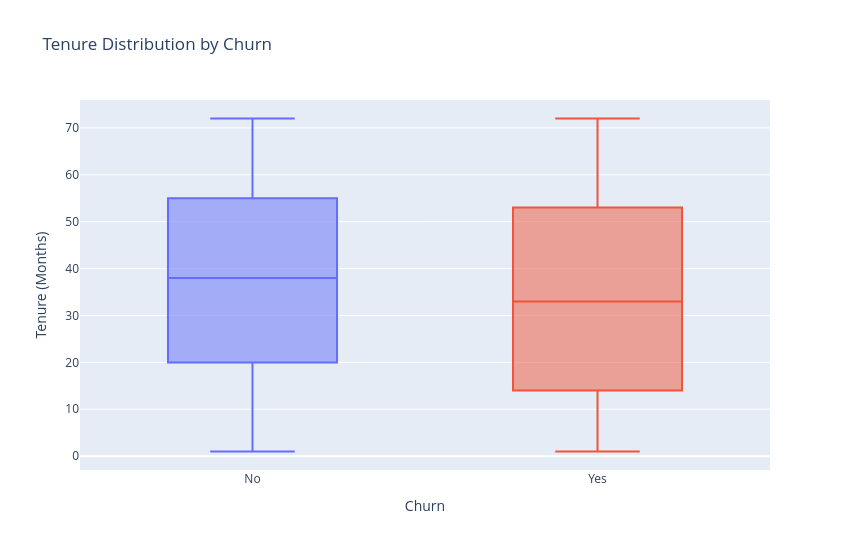

Notebook source saved alongside this figure:
### Code cell
#Visualize tenure distribution
import plotly.express as px

fig = px.box(
    df,
    x='churn',
    y='tenure',
    color='churn',
    points=False,
    title='Tenure Distribution by Churn',
    labels={
        'churn': 'Churn',
        'tenure': 'Tenure (Months)'
    },
    hover_data={
        'churn': True,
        'tenure': True
    }
)

fig.update_layout(
    width=850,
    height=550,
    xaxis_title='Churn',
    yaxis_title='Tenure (Months)',
    showlegend=False
)

fig.show()

### Figure 1 — Plotly figure (JSON) as saved in the notebook; plotly's stock layout.template omitted (floating-point values rounded to 4 significant figures; data arrays with more than 128 entries replaced by an {"elided": "..."} marker saying what was removed)
{"data": [{"alignmentgroup": "True", "boxpoints": false, "hovertemplate": "Churn=%{x}<br>Tenure (Months)=%{y}<extra></extra>", "legendgroup": "No", "marker": {"color": "#636efa"}, "name": "No", "notched": false, "offsetgroup": "No", "orientation": "v", "showlegend": true, "type": "box", "x": {"elided": "13157 str values"}, "x0": " ", "xaxis": "x", "y": {"elided": "13157 int values"}, "y0": " ", "yaxis": "y"}, {"alignmentgroup": "True", "boxpoints": false, "hovertemplate": "Churn=%{x}<br>Tenure (Months)=%{y}<extra></extra>", "legendgroup": "Yes", "marker": {"color": "#EF553B"}, "name": "Yes", "notched": false, "offsetgroup": "Yes", "orientation": "v", "showlegend": true, "type": "box", "x": {"elided": "6843 str values"}, "x0": " ", "xaxis": "x", "y": {"elided": "6843 int values"}, "y0": " ", "yaxis": "y"}], "layout": {"boxmode": "overlay", "height": 550, "legend": {"title": {"text": "Churn"}, "tracegroupgap": 0}, "showlegend": false, "title": {"text": "Tenure Distribution by Churn"}, "width": 850, "xaxis": {"anchor": "y", "categoryarray": ["No", "Yes"], "categoryorder": "array", "domain": [0, 1], "title": {"text": "Churn"}}, "yaxis": {"anchor": "x", "domain": [0, 1], "title": {"text": "Tenure (Months)"}}}}
